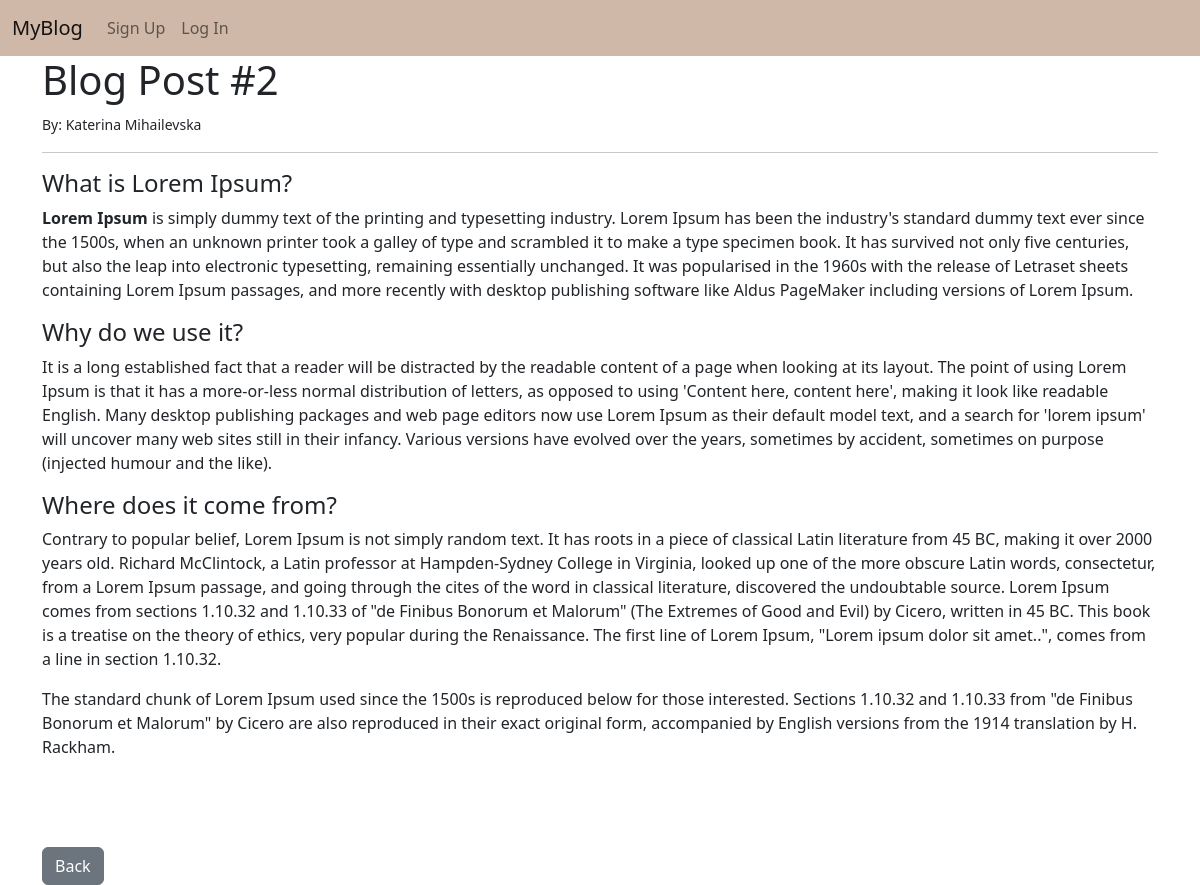
/post/1, run on the app's committed database.
### main/models.py (models this page shows, shortened)
class Posts(models.Model):
    title = models.CharField(
        max_length=255,
    )
    author = models.ForeignKey(User, on_delete=models.CASCADE)
    body = RichTextField(blank=True, null=True)
    created = models.DateField(auto_now_add=True)

### main/views.py (the view)
# urls.py: path("post/<int:pk>", PostDetailView.as_view(), name="single_post"),
class PostDetailView(DetailView):
    model = Posts
    context_object_name = "post"
    template_name = "single_post.html"

### main/templates/single_post.html (shortened to what this page needs)
{% extends 'base.html' %} {% block title %} {{post.title}} {% endblock title %}
{% block content %}
<div>
  <h1>{{post.title}}</h1>
  <small>By: {{post.author.first_name}} {{post.author.last_name}}</small>
  <hr />
  {{post.body|safe}}
  <br />
  <br />
  <br />
  <a href="{% url 'home' %}" class="btn btn-secondary">Back</a>
</div>
{% endblock content %}

### data on the page
Posts: title "Blog Post #2", author.first_name "Katerina", author.last_name "Mihailevska", body "What is Lorem Ipsum? Lorem Ipsum is simply dummy text of the printing and typesetting industry. Lorem Ipsum has been the industry's standard dummy text ever since the 1500s, when an unknown printer took a galley of type and scrambled it to make a type specimen book. It has survived not only five centuries, but also the leap into electronic typesetting, remaining essentially unchanged. It was popularised in the 1960s with the release of Letraset sheets containing Lorem Ipsum passages, and more recently with desktop publishing software like Aldus PageMaker including versions of Lorem Ipsum. Why do we use it? It is a long established fact that a reader will be distracted by the readable…"
